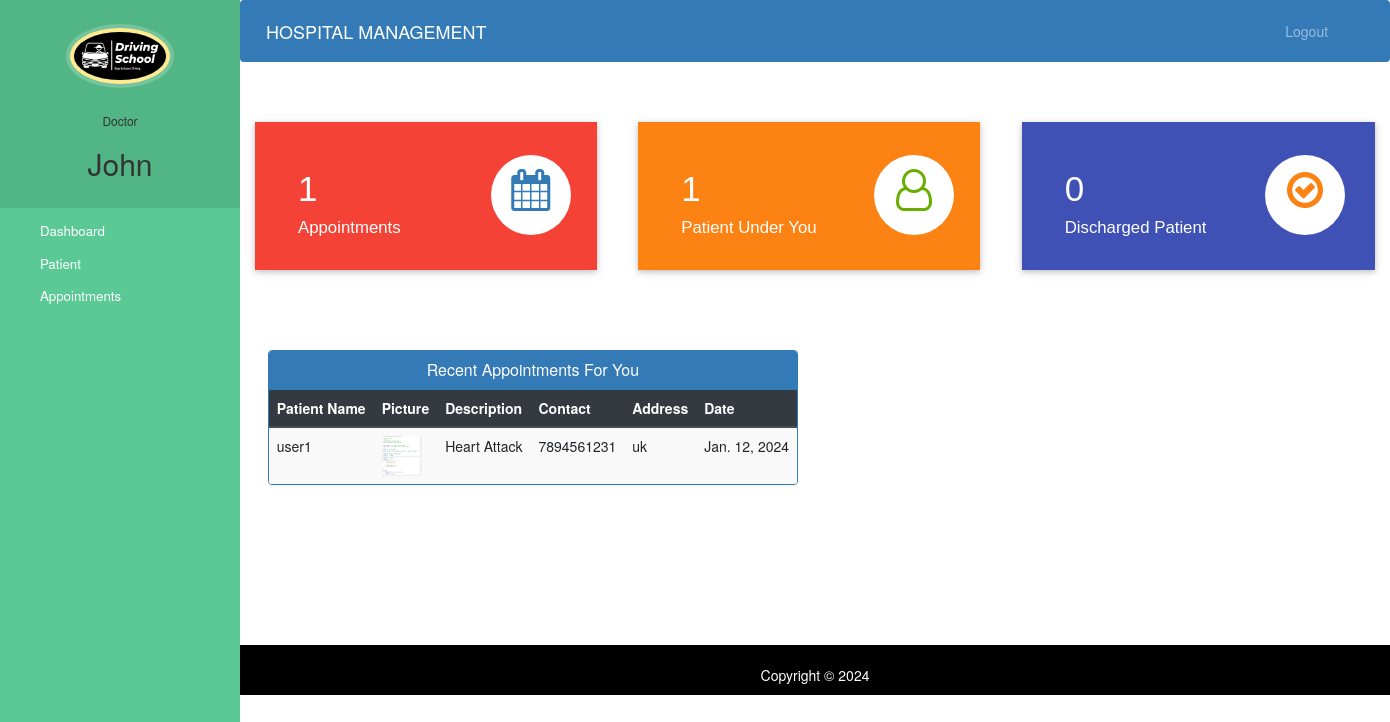
The page /doctor-dashboard (signed in) on the database its author committed.
### hospital/models.py (models this page shows, shortened)
class Doctor(models.Model):
    user=models.OneToOneField(User,on_delete=models.CASCADE)
    profile_pic= models.ImageField(upload_to='profile_pic/DoctorProfilePic/',null=True,blank=True)
    address = models.CharField(max_length=40)
    mobile = models.CharField(max_length=20,null=True)
    department= models.CharField(max_length=50,choices=departments,default='Cardiologist')
    status=models.BooleanField(default=False)

class Appointment(models.Model):
    patientId=models.PositiveIntegerField(null=True)
    doctorId=models.PositiveIntegerField(null=True)
    patientName=models.CharField(max_length=40,null=True)
    doctorName=models.CharField(max_length=40,null=True)
    appointmentDate=models.DateField(auto_now=True)
    description=models.TextField(max_length=500)
    status=models.BooleanField(default=False)

class Patient(models.Model):
    user=models.OneToOneField(User,on_delete=models.CASCADE)
    profile_pic= models.ImageField(upload_to='profile_pic/PatientProfilePic/',null=True,blank=True)
    address = models.CharField(max_length=40)
    mobile = models.CharField(max_length=20,null=False)
    symptoms = models.CharField(max_length=100,null=False)
    assignedDoctorId = models.PositiveIntegerField(null=True)
    admitDate=models.DateField(auto_now=True)
    status=models.BooleanField(default=False)

### hospital/views.py (the view)
# urls.py: path('doctor-dashboard', views.doctor_dashboard_view,name='doctor-dashboard'),
@login_required(login_url='doctorlogin')
@user_passes_test(is_doctor)
def doctor_dashboard_view(request):
    patientcount=models.Patient.objects.all().filter(status=True,assignedDoctorId=request.user.id).count()
    appointmentcount=models.Appointment.objects.all().filter(status=True,doctorId=request.user.id).count()
    patientdischarged=models.PatientDischargeDetails.objects.all().distinct().filter(assignedDoctorName=request.user.first_name).count()
    appointments=models.Appointment.objects.all().filter(status=True,doctorId=request.user.id).order_by('-id')
    patientid=[]
    for a in appointments:
        patientid.append(a.patientId)
    patients=models.Patient.objects.all().filter(status=True,user_id__in=patientid).order_by('-id')
    appointments=zip(appointments,patients)
    mydict={
    'patientcount':patientcount,
    'appointmentcount':appointmentcount,
    'patientdischarged':patientdischarged,
    'appointments':appointments,
    'doctor':models.Doctor.objects.get(user_id=request.user.id), #for profile picture of doctor in sidebar
    }
    return render(request,'hospital/doctor_dashboard.html',context=mydict)

### hospital/views.py (called while the page is built)
def is_doctor(user):
    return user.groups.filter(name='DOCTOR').exists()

### templates/hospital/doctor_dashboard.html
{% extends 'hospital/doctor_base.html' %}
{% load static %}
{% block content %}
{%include 'hospital/doctor_dashboard_cards.html'%}
<br><br><br><br>
<div class="container">
  <div class="row">
    <div class="panel panel-primary" style="margin-left:2%;">
      <div class="panel-heading" style="text-align:center;">
        <h6 class="panel-title">Recent Appointments For You</h6>
      </div>
      <table class="table table-hover table-striped" id="dev-table">
        <thead class="thead-dark">
          <tr>
            <th>Patient Name</th>
            <th>Picture</th>
            <th>Description</th>
            <th>Contact</th>
            <th>Address</th>
            <th>Date</th>
          </tr>
        </thead>
        {% for a,p in appointments %}
        <tr>
          <td>{{a.patientName}}</td>
          <td> <img src="{% static p.profile_pic.url %}" alt="Profile Pic" height="40px" width="40px" /></td>
          <td>{{a.description}}</td>
          <td>{{p.mobile}}</td>
          <td>{{p.address}}</td>
          <td>{{a.appointmentDate}}</td>
        </tr>
        {% endfor %}
      </table>
    </div>
  </div>
</div>
{% endblock content %}

### templates/hospital/doctor_base.html (shortened to what this page needs)
<!DOCTYPE html>
{% load static %}
<html lang="en">
<head>
  <link rel="stylesheet" href="https://stackpath.bootstrapcdn.com/bootstrap/4.3.1/css/bootstrap.min.css">
  <link rel="stylesheet" href="https://maxcdn.bootstrapcdn.com/font-awesome/4.7.0/css/font-awesome.min.css">
</head>
<body>
  <nav class="menu" tabindex="0">
    <header class="avatar">
      <img src="{% static doctor.profile_pic.url %}" alt="Profile Pic" />
      <br><br>
      <h6>Doctor</h6>
      <h2>{{request.user.first_name}}</h2>
    </header>
    <ul>
      <li tabindex="0" class="icon-dashboard"> <a style="color:white; text-decoration:none;" href="/doctor-dashboard"><span>Dashboard</span></a> </li>
      <li tabindex="0" class="icon-users"> <a style="color:white; text-decoration:none;" href="/doctor-patient"><span>Patient</span></a></li>
      <li tabindex="0" class="icon-calendar"> <a style="color:white; text-decoration:none;" href="/doctor-appointment"><span>Appointments</span></a></li>
    </ul>
  </nav>
  <main>
    <div class="bs-example">
      <nav class="navbar navbar-expand-md  navbar-dark fixed-top" style="background:#337AB7;">
        <a href="/doctor-dashboard" class="navbar-brand">HOSPITAL MANAGEMENT</a>
        <div class="collapse navbar-collapse justify-content-between" id="navbarCollapse">
          <div class="navbar-nav" style=" margin-left: 90%;">
            <a href="/logout" class="nav-item nav-link">Logout</a>
          </div>
        </div>
      </nav>
    </div>
    <br><br>
    {% block content %}
    {% endblock content %}
    <br><br><br><br><br><br><br>
    <footer>
      <br>
      <div class="container">
        <div class="row">
          <div class="col-md-12 col-sm-12">
            <div style="color:#ffffff;" class="wow fadeInUp footer-copyright">
              <p>
                Copyright &copy; 2024  </p>
            </div>
          </div>
        </div>
      </div>
    </footer>
  </main>
</body>
</html>

### templates/hospital/doctor_dashboard_cards.html (shortened to what this page needs)
<!DOCTYPE html>
<html lang="en" dir="ltr">
<head>
  <link rel="stylesheet" href="https://maxcdn.bootstrapcdn.com/bootstrap/3.4.1/css/bootstrap.min.css">
  <link rel="stylesheet" href="https://cdnjs.cloudflare.com/ajax/libs/font-awesome/4.7.0/css/font-awesome.min.css">
</head>
<body>
  <div class="market-updates">
    <div class="col-md-4 market-update-gd">
      <div class="market-update-block clr-block-1">
        <div class="col-md-8 market-update-left">
          <h3>{{appointmentcount}}</h3>
          <h4>Appointments</h4>
        </div>
        <div class="col-md-4 market-update-right">
          <i class="fa fa-calendar"> </i>
        </div>
        <div class="clearfix"> </div>
      </div>
    </div>
    <div class="col-md-4 market-update-gd">
      <div class="market-update-block clr-block-2">
        <div class="col-md-8 market-update-left">
          <h3>{{patientcount}}</h3>
          <h4>Patient Under You</h4>
        </div>
        <div class="col-md-4 market-update-right">
          <i class="fa fa-user-o"></i>
        </div>
        <div class="clearfix"> </div>
      </div>
    </div>
    <div class="col-md-4 market-update-gd">
      <div class="market-update-block clr-block-3">
        <div class="col-md-8 market-update-left">
          <h3>{{patientdischarged}}</h3>
          <h4>Discharged Patient</h4>
        </div>
        <div class="col-md-4 market-update-right">
          <i class="fa fa-check-circle-o" aria-hidden="true"></i>
        </div>
        <div class="clearfix"> </div>
      </div>
    </div>
  </div>
</body>
</html>

### templates/hospital/doctor_base.html (style rules this page uses)
a:link { text-decoration: none; }
a { color: white; }
footer { padding: 0px 0px 0px 0px; background-color: black; margin: 0px; }
.fa { font-size: 23px; width: 60px; text-align: center; text-decoration: none; margin: 5px 2px; border-radius: 50%; }
p { text-align: center; }
body { padding-left: 240px; }
main { position: relative; height: 100vh; }
.menu { background: #5bc995; height: 100vh; width: 240px; position: fixed; top: 0px; left: 0; z-index: 5; outline: none; }
.menu .avatar { background: rgba(0, 0, 0, 0.1); padding: 2em 0.5em; text-align: center; }
.menu .avatar img { width: 100px; border-radius: 50%; overflow: hidden; border: 4px solid #ffea92; box-shadow: 0 0 0 4px rgba(255, 255, 255, 0.2); }
.menu .avatar h2 { font-weight: normal; margin-bottom: 0; }
.menu ul { list-style: none; padding: 0.5em 0; margin: 0; }
.menu ul li { padding: 0.5em 1em 0.5em 3em; font-size: 0.95em; font-weight: regular; background-repeat: no-repeat; background-position: left 15px center; background-size: auto 20px; transition: all 0.15s linear; cursor: pointer; }
.menu ul li.icon-dashboard { background-image: url("http://www.entypo.com/images//gauge.svg"); }
.menu ul li.icon-users { background-image: url("http://www.entypo.com/images//users.svg"); }
.menu ul li.icon-calendar { background-image: url("http://www.entypo.com/images//calendar.svg"); }

### templates/hospital/doctor_dashboard_cards.html (style rules this page uses)
.market-update-block { padding: 2em 2em; background: #999; }
.market-update-block h3 { color: #fff; font-size: 2.5em; font-family: 'Carrois Gothic', sans-serif; }
.market-update-block h4 { font-size: 1.2em; color: #fff; margin: 0.3em 0em; font-family: 'Carrois Gothic', sans-serif; }
.market-update-block.clr-block-1 { background: #f44336; margin-right: 0.8em; box-shadow: 0 2px 5px 0 rgba(0, 0, 0, 0.16), 0 2px 10px 0 rgba(0, 0, 0, 0.12); transition: 0.5s all; -webkit-transition: 0.5s all; -moz-transition: 0.5s all; -o-transition: 0.5s all; }
.market-update-block.clr-block-2 { background: #FC8213; margin-right: 0.8em; box-shadow: 0 2px 5px 0 rgba(0, 0, 0, 0.16), 0 2px 10px 0 rgba(0, 0, 0, 0.12); transition: 0.5s all; -webkit-transition: 0.5s all; -moz-transition: 0.5s all; -o-transition: 0.5s all; }
.market-update-block.clr-block-3 { background: #3f51b5; box-shadow: 0 2px 5px 0 rgba(0, 0, 0, 0.16), 0 2px 10px 0 rgba(0, 0, 0, 0.12); transition: 0.5s all; -webkit-transition: 0.5s all; -moz-transition: 0.5s all; -o-transition: 0.5s all; }
.market-update-right i.fa.fa-user-o { font-size: 3em; color: #68AE00; width: 80px; height: 80px; background: #fff; text-align: center; border-radius: 49px; -webkit-border-radius: 49px; -moz-border-radius: 49px; -o-border-radius: 49px; line-height: 1.7em; }
.market-update-right i.fa.fa-check-circle-o { font-size: 3em; color: #FC8213; width: 80px; height: 80px; background: #fff; text-align: center; border-radius: 49px; -webkit-border-radius: 49px; -moz-border-radius: 49px; -o-border-radius: 49px; line-height: 1.7em; }
.market-update-right i.fa.fa-calendar { font-size: 3em; color: #337AB7; width: 80px; height: 80px; background: #fff; text-align: center; border-radius: 49px; -webkit-border-radius: 49px; -moz-border-radius: 49px; -o-border-radius: 49px; line-height: 1.7em; }
.market-update-left { padding: 0px; }

### rows shown on the page
Doctor: profile_pic (picture)
Appointment: patientName "user1", profile_pic (picture), description "Heart Attack", mobile "7894561231", address "uk", appointmentDate "Jan. 12, 2024"

### other values the page prints
{{ request.user.first_name }} "John"
{{ appointmentcount }} "1"
{{ patientcount }} "1"
{{ patientdischarged }} "0"
